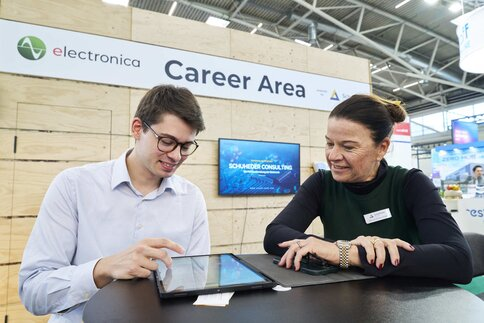
#> input picture images/career.png, 484 x 323 px; its folder holds only this picture in this run
$ python print_image.py ../images/career.png
#> lines starting #> are read from the running program, lines starting #| are printed output that depends on the picture; after the words box and inside, x2 and y2 are one past the last pixel; in counts of white or black regions, pixels touching at a corner belong together
#!/usr/bin/env python3
"""Print any photo on the Cashino CSN-A1 from a laptop - NO ESP32 needed.

The laptop does all the processing (face framing, even tone, Atkinson dither) and sends the
image straight to the printer's own USB port (PL2303, /dev/ttyUSB0) with Cashino DC2 *
commands, which print without white lines.

usage:  python print_image.py photo.jpg --auto            (put photos in ../images/)
        python print_image.py photo.jpg --auto --full     (whole photo, no face crop)
        python print_image.py photo.jpg --auto --preview out.png   (no paper)
"""
import argparse
import os
import sys
import time

import serial
import math

from PIL import Image, ImageDraw, ImageFilter, ImageOps

WIDTH = 384          # printer dots per line
ROW_BYTES = WIDTH // 8
BAND = 24            # must match the firmware


def prepare(path, max_height, rotate, style="atkinson", cell=8, gamma=1.0, crop=False, bold=False, lift=0.2, sharpen=200, clean=0, local=0, fine=False, scan=3):
#> called with path = '../images/career.png', max_height = 288, rotate = False, style = 'atkinson', cell = 8, gamma = 1, crop = False, bold = False
    img = Image.open(path)
#> img is the input picture: PIL image 484x323 RGBA; mean R, G, B, A 158.7, 159.8, 157.2, 255
    img = ImageOps.exif_transpose(img).convert("L")
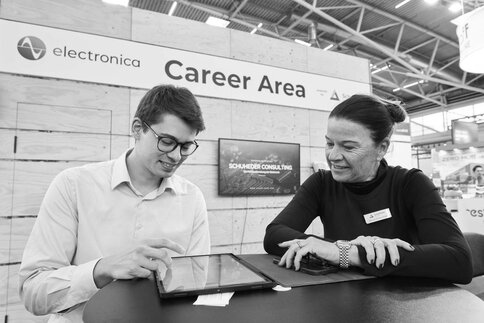
#> img: PIL image 484x323 L; min 0, max 255, mean 159.2
    if rotate:
        img = img.rotate(90, expand=True)
    h = round(img.height * WIDTH / img.width)
#> h = 256
    if h <= max_height:
        img = img.resize((WIDTH, h), Image.LANCZOS)
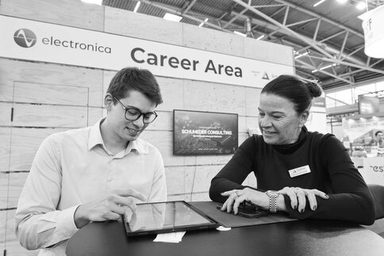
#> img: PIL image 384x256 L; min 0, max 255, mean 159.2
    elif crop:                               # full width, cut top and bottom
        img = img.resize((WIDTH, h), Image.LANCZOS)
        top = (h - max_height) // 2
        img = img.crop((0, top, WIDTH, top + max_height))
    else:                                    # fit: whole image visible, centred, white sides
        w = round(img.width * max_height / img.height)
        small = img.resize((w, max_height), Image.LANCZOS)
        img = Image.new("L", (WIDTH, max_height), 255)
        img.paste(small, ((WIDTH - w) // 2, 0))
    img = ImageOps.autocontrast(img, cutoff=5 if bold else 1)
    if local:
        # Local contrast: a wide unsharp mask lifts each area against its surroundings,
        # so eyes/mouths stay visible in shadowed or flat-lit faces.
        img = img.filter(ImageFilter.UnsharpMask(radius=24, percent=local, threshold=0))
    if clean:
        # Busy photos: sharpen the subject, then send light background to pure white
        # (levels: <= black_pt prints solid, >= white_pt prints nothing).
        img = img.filter(ImageFilter.UnsharpMask(radius=3, percent=150, threshold=3))
        black_pt, white_pt = 30, clean
        img = img.point(lambda v: 0 if v <= black_pt else 255 if v >= white_pt
                        else round(255 * (v - black_pt) / (white_pt - black_pt)))
    if gamma != 1.0:
        img = img.point(lambda v: round(255 * (v / 255) ** gamma))
    if style == "halftone":
        return halftone(img, cell, bold, fine)
    if style == "atkinson":
        return atkinson(img, scan=scan)
    if sharpen:
        # Local contrast: keeps eyes/mouth from washing out when the tones are lifted.
        img = img.filter(ImageFilter.UnsharpMask(radius=4, percent=sharpen, threshold=2))
    if lift > 0:
        img = tone_for_dot_gain(img, lift)
    return img.convert("1")                  # Floyd-Steinberg dither


def atkinson(gray, lift=0.05, scan=0):
    """Atkinson error diffusion: passes on only 6/8 of the error, so prints come out lighter
    and crisper - measured most accurate on this printer (tools/evaluate.py: about 2x the
    SSIM of any halftone, even counting the printer's pause lines)."""
#> called with lift = 0.05, scan = 0
    w, h = gray.size
#> w = 384; h = 256
    g = [lift + (1 - lift) * v / 255 for v in gray.getdata()]
#> g = 98304 items
    out = bytearray(w * h)                      # 0 = white, 255 = black (inverted later)
    for y in range(h):
        row = y * w
        for x in range(w):
            i = row + x
            old = g[i]
            if scan and y % scan == scan - 1:
                new = 1.0                      # forced-white scanline; its ink moves to neighbours
            else:
                new = 1.0 if old >= 0.5 else 0.0
            if new == 0.0:
                out[i] = 255
            err = (old - new) / 8
            if x + 1 < w: g[i + 1] += err
            if x + 2 < w: g[i + 2] += err
            if y + 1 < h:
                j = i + w
                if x > 0: g[j - 1] += err
                g[j] += err
                if x + 1 < w: g[j + 1] += err
                if y + 2 < h: g[j + w] += err
    img = Image.frombytes("L", (w, h), bytes(out))
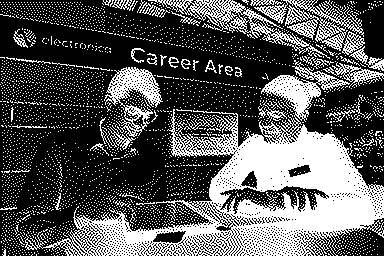
#> img: PIL image 384x256 L; 34.3% white; 3570 white regions (3526 under 20 px), largest, box (x1, y1, x2, y2) and area: (25, 60, 384, 256) 20735, (254, 0, 365, 55) 1788, (148, 0, 330, 59) 1732
    return ImageOps.invert(img).convert("1", dither=Image.NONE)


# [11 lines left out: function tone_for_dot_gain, not called in this run]


STALL_ROWS = 24      # the CSN-A1 at 9600 baud pauses every 24 rows and leaves a thin white line


# [37 lines left out: function halftone, not called in this run]


def to_printer_bytes(img1):
    # PIL mode '1' packs MSB-first with 1 = white; the printer wants 1 = black.
    return bytes(b ^ 0xFF for b in img1.tobytes())


IMAGES_DIR = os.path.join(os.path.dirname(os.path.dirname(os.path.abspath(__file__))), "images")  # project images/
IMAGE_EXT = (".jpg", ".jpeg", ".png", ".bmp", ".gif", ".webp")


# [7 lines left out: function list_images, not called in this run]


def main():
    ap = argparse.ArgumentParser()
    ap.add_argument("image", nargs="?", help="file name in the images/ folder, or any path")
    ap.add_argument("--auto", action="store_true",
                    help="OpenCV: find faces, crop/rotate/expose automatically (needs .venv)")
    ap.add_argument("--full", action="store_true",
                    help="--auto: keep the whole photo (no face crop); faces still set the brightness")
    ap.add_argument("--face-tone", type=float, default=0.52,
                    help="--auto: target brightness of faces, 0=black 1=white (higher = lighter print)")
    ap.add_argument("--max-height", type=int, default=None, help="dots; 8 dots = 1 mm")
    ap.add_argument("--rotate", action="store_true", help="rotate 90 deg (landscape fills the width better)")
    ap.add_argument("--style", choices=["atkinson", "dither", "halftone"], default="atkinson",
                    help="halftone hides the printer's white pause lines; dither shows them")
    ap.add_argument("--cell", type=int, default=8, help="halftone grid size in dots (bigger = bolder dots)")
    ap.add_argument("--gamma", type=float, default=1.0, help=">1 darker, <1 lighter")
    ap.add_argument("--lift", type=float, default=0.2,
                    help="dither only: dot-gain compensation, black is printed as this grey (0 = off)")
    ap.add_argument("--sharpen", type=int, default=200, help="dither only: edge/local contrast boost in %% (0 = off)")
    ap.add_argument("--clean", type=int, nargs="?", const=170, default=0,
                    help="busy photos: whiten light background (optional white point, default 170)")
    ap.add_argument("--local", type=int, nargs="?", const=80, default=0,
                    help="local contrast boost in %% (default 80) - brings out eyes/mouths")
    ap.add_argument("--fine", action="store_true",
                    help="full round dots (more shades); only the printer-gap row is kept white")
    ap.add_argument("--bold", action="store_true", help="bigger dots that merge into bars in dark areas")
    ap.add_argument("--crop", action="store_true", help="fill the full width and cut top/bottom instead of fitting")
    ap.add_argument("--scan", type=int, default=None, choices=[0, 2, 3, 4, 6, 8, 12],
                    help="atkinson: every Nth row white so the printer's pause line hides (0 = off)")
    ap.add_argument("--printer", default="/dev/ttyUSB0", help="printer's USB serial port (default /dev/ttyUSB0)")
    ap.add_argument("--preview", help="save dithered PNG here and do not print")
    a = ap.parse_args()
    if a.scan is None:
        a.scan = 0   # printing over USB with DC2 * has no pause lines; --scan 3 only for the old TTL path
    a.max_height_set = a.max_height is not None
    if a.max_height is None:
        a.max_height = 288
    if not a.image:
        sys.exit(list_images())

    if not os.path.isfile(a.image):
        in_folder = os.path.join(IMAGES_DIR, a.image)
        if os.path.isfile(in_folder):
            a.image = in_folder
        else:
            sys.exit(f"Image not found: {a.image}\n" + list_images())
    if a.auto:
        sys.path.insert(0, os.path.dirname(os.path.abspath(__file__)))
        try:
            from auto_enhance import auto_prepare
        except ImportError:
            sys.exit("--auto needs OpenCV: run with  .venv/bin/python tools/print_image.py ... --auto")
        if a.style == "atkinson":
            from auto_enhance import auto_frame
            import cv2
            if a.full:
                from auto_enhance import full_frame
                gray, faces, rot = full_frame(a.image, a.max_height if a.max_height_set else 512)
            else:
                gray, faces, rot = auto_frame(a.image, a.max_height if a.max_height_set else 464)
            gray = cv2.bilateralFilter(gray, 7, 40, 7)
            from auto_enhance import even_tone
            gray, g = even_tone(gray, faces, a.face_tone)
            print(f"auto: {len(faces)} face(s), rotate={'yes' if rot else 'no'}, atkinson, face gamma {g:.2f}")
            img = atkinson(Image.fromarray(gray), scan=a.scan)
        else:
            res = auto_prepare(a.image, a.max_height if a.max_height_set else 464)
            if res is None:
                print("auto: no faces found, using the default style")
                img = None
            else:
                gray, cell, fine, info = res
                print(info)
                img = halftone(gray, cell, False, fine)
    else:
        img = None
    if img is None:
        img = prepare(a.image, a.max_height, a.rotate, a.style, a.cell, a.gamma, a.crop, a.bold, a.lift, a.sharpen, a.clean, a.local, a.fine, a.scan)
    print(f"{WIDTH}x{img.height} dots = {img.height / 8:.0f} mm of paper")
#| 384x256 dots = 32 mm of paper
    if a.preview:
        img.save(a.preview)
        print("preview saved:", a.preview)
        return

    data = to_printer_bytes(img)
    # DC2 * r n data: Cashino bitmap command. Unlike GS v 0 (which pauses every 24 rows and
    # leaves white lines) it prints r rows in one continuous run. r <= 255, so tall images are
    # split into equal chunks. The printer's USB takes data far faster than it prints.
    h = img.height
#> h = 256
    nchunks = -(-h // 255)
#> nchunks = 2
    step = -(-h // nchunks)
#> step = 128
    job = b"\x1b@"
    for y in range(0, h, step):
        r = min(step, h - y)
        job += b"\x12*" + bytes([r, ROW_BYTES]) + data[y * ROW_BYTES:(y + r) * ROW_BYTES]
    job += b"\x1bd\x03"                       # feed 3 lines: the head sits behind the tear bar
    try:
        with serial.Serial(a.printer, 115200, timeout=2, write_timeout=30) as up:
            up.write(job)
            up.flush()
    except serial.SerialException as e:
        sys.exit(f"cannot open the printer at {a.printer}: {e}\n(is its USB cable plugged in? see: ls /dev/ttyUSB*)")
    print(f"printed over the printer's USB ({len(job)} bytes)")
#| printed over the printer's USB (12301 bytes)


if __name__ == "__main__":
    main()

$ run again, on images/girl1.jpg
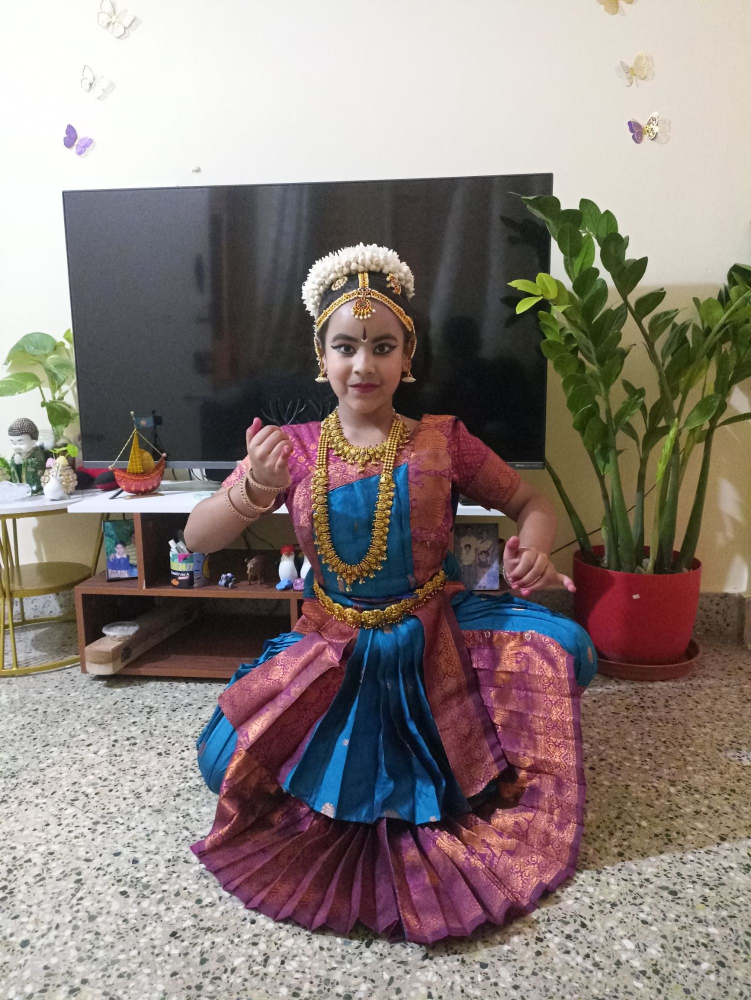
#> input picture images/girl1.jpg, 1502 x 2000 px (shown at 1/2 size)
#> in prepare, img is the input picture: PIL image 1502x2000 RGB; mean R, G, B 138.7, 127.4, 122.9
#> in prepare, `img.paste(small, ((WIDTH - w) // 2, 0))`:
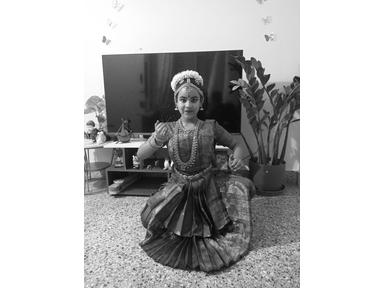
#> img: PIL image 384x288 L; min 2, max 255, mean 184.8
#> g = 110592 items
#> in atkinson, `img = Image.frombytes("L", (w, h), bytes(out))`:
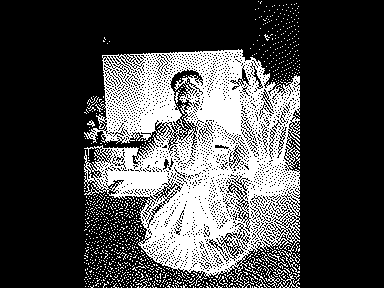
#> img: PIL image 384x288 L; 28.5% white; 1066 white regions (1053 under 20 px), largest, box (x1, y1, x2, y2) and area: (84, 49, 300, 286) 28862, (277, 272, 300, 288) 97, (265, 271, 280, 288) 55
#| 384x288 dots = 36 mm of paper
#| printed over the printer's USB (13837 bytes)

$ run again, on images/girl2.jpg
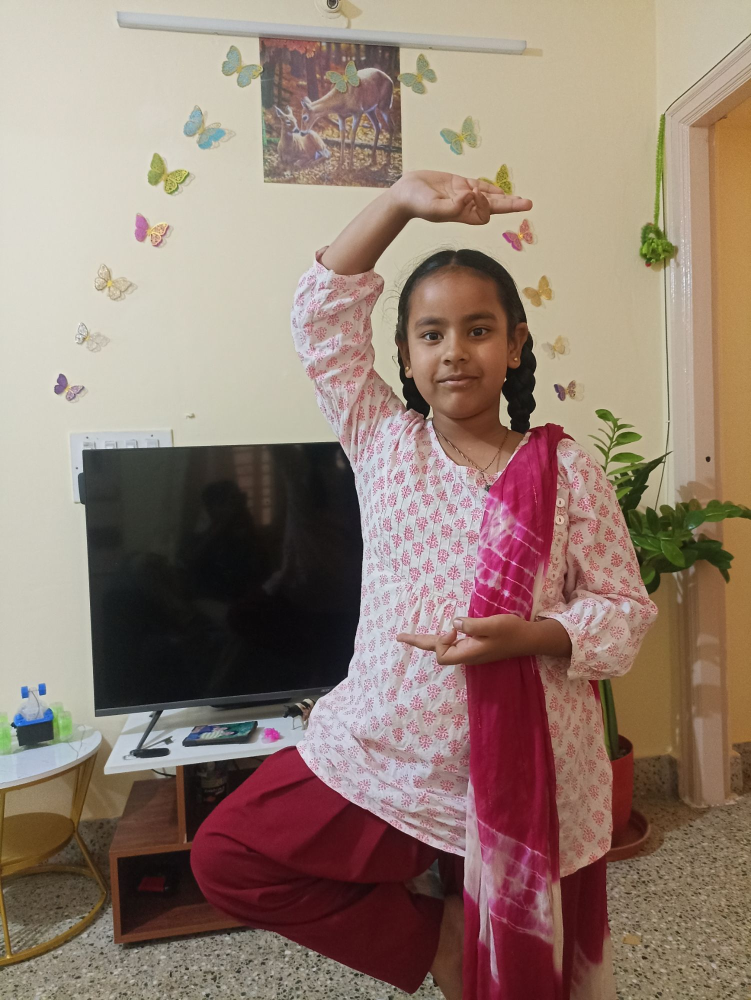
#> input picture images/girl2.jpg, 1502 x 2000 px (shown at 1/2 size)
#> in prepare, img is the input picture: PIL image 1502x2000 RGB; mean R, G, B 147.3, 126.6, 114.4
#> in prepare, `img.paste(small, ((WIDTH - w) // 2, 0))`:
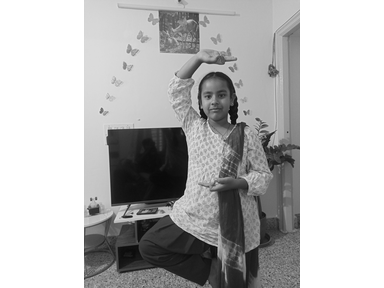
#> img: PIL image 384x288 L; min 6, max 255, mean 185.5
#> g = 110592 items
#> in atkinson, `img = Image.frombytes("L", (w, h), bytes(out))`:
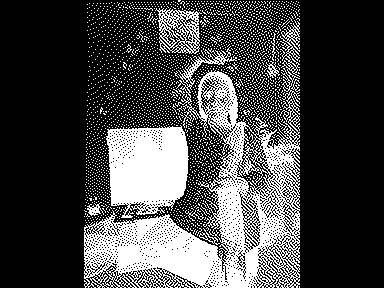
#> img: PIL image 384x288 L; 27.4% white; 2878 white regions (2867 under 20 px), largest, box (x1, y1, x2, y2) and area: (84, 20, 300, 288) 18385, (106, 125, 189, 218) 5959, (155, 8, 202, 54) 983
#| 384x288 dots = 36 mm of paper
#| printed over the printer's USB (13837 bytes)

$ run again, on images/career_people.png
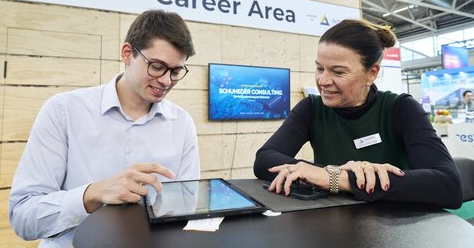
#> input picture images/career_people.png, 474 x 248 px
#> in prepare, img is the input picture: PIL image 474x248 RGBA; mean R, G, B, A 150.9, 151.6, 151.1, 255
#> in prepare, `img = img.resize((WIDTH, h), Image.LANCZOS)`:
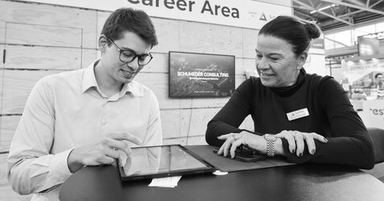
#> img: PIL image 384x201 L; min 0, max 255, mean 151.4
#> g = 77184 items
#> in atkinson, `img = Image.frombytes("L", (w, h), bytes(out))`:
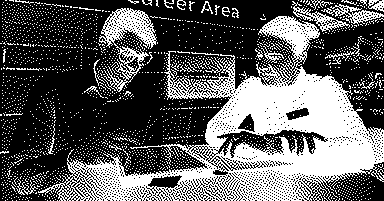
#> img: PIL image 384x201 L; 36.3% white; 2373 white regions (2340 under 20 px), largest, box (x1, y1, x2, y2) and area: (38, 16, 384, 201) 20711, (99, 8, 157, 92) 1714, (292, 1, 350, 32) 404
#| 384x201 dots = 25 mm of paper
#| printed over the printer's USB (9657 bytes)
